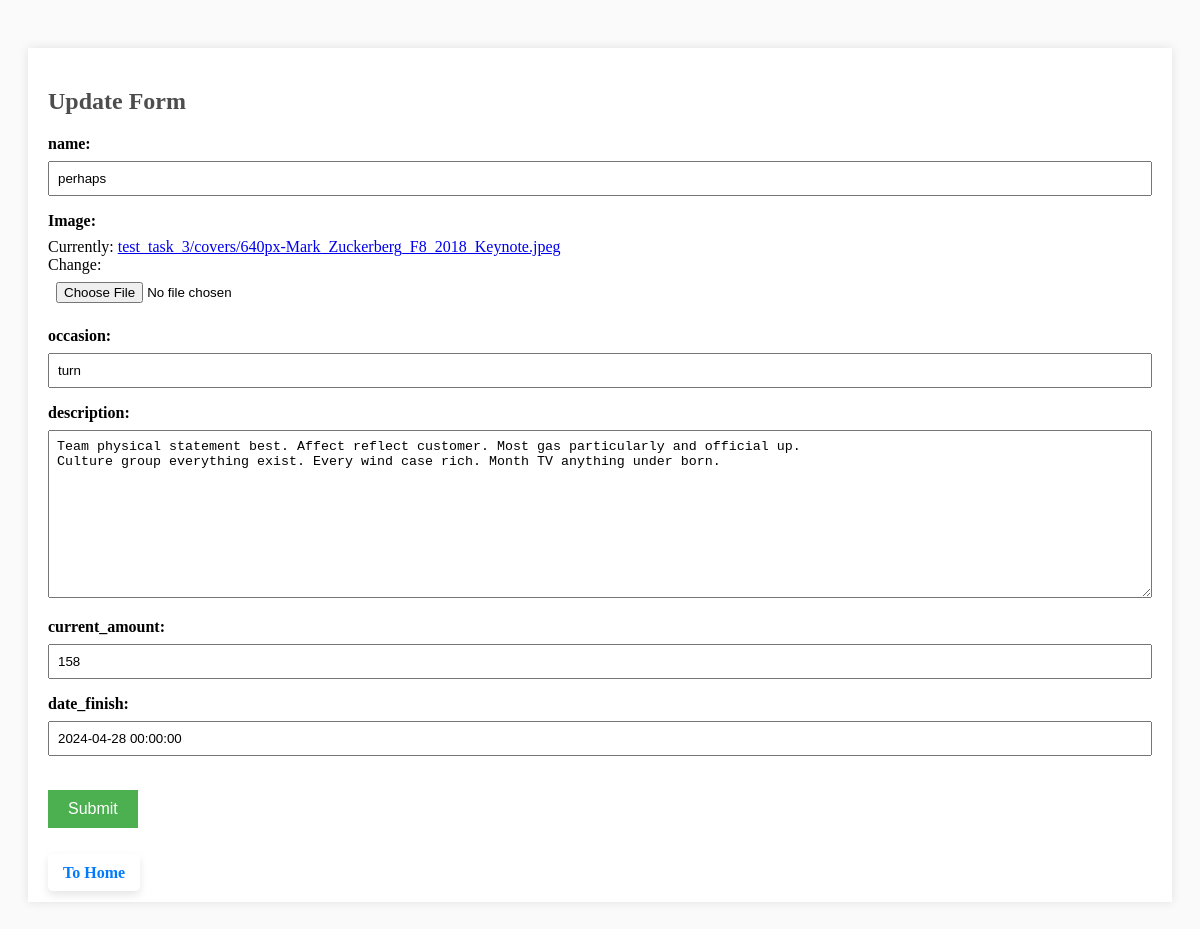
The app's page /change/272/ with its own data.
### task_app/models.py (models this page shows, shortened)
class Collect(models.Model):
    author = models.ForeignKey(User, on_delete=models.CASCADE)
    name = models.CharField(max_length=100)
    occasion = models.CharField(max_length=100)
    description = models.TextField()
    amount_to_achieve = models.CharField(max_length=100, default='Infinitive')
    current_amount = models.IntegerField()
    image = models.ImageField(upload_to='covers/')
    date_finish = models.DateTimeField()
    when_created = models.DateTimeField(auto_now_add=True)
    FIO = models.CharField(max_length=100)
    class Meta:
        verbose_name = 'Collect'
        verbose_name_plural = 'Collects'

### task_app/views.py (the view, shortened to what this page needs)
# urls.py: path('change/<int:pk>/', views.UpdateGroupDonation.as_view(), name='change'),
class UpdateGroupDonation(UpdateView):
    model = Collect
    form_class = AddGroupDonationForm
    template_name = 'task_app/change.html'
    success_url = '/'

### task_app/forms.py
class AddGroupDonationForm(forms.ModelForm):
    class Meta:
        model = Collect
        fields = ('FIO','name', 'occasion', 'description', 'current_amount', 'image', 'date_finish')

### task_app/templates/task_app/change.html (shortened to what this page needs)
<!DOCTYPE html>
{% load static %}
<html lang="en">
<head>
  <link rel="stylesheet" href="{% static 'task_app/index.css' %}">
</head>
<body>
<div class="job-form-container">
    <h2>Update Form</h2>
    <form method="post" enctype="multipart/form-data" action="{% url 'change' object.id %}">
        <label for="{{ form.name.id_for_label }}"><b>name:</b></label>
        {{ form.name }}
        <label for="{{ form.image.id_for_label }}"><b>Image:</b></label>
        {{ form.image }}
        <label for="{{ form.occasion.id_for_label }}"><b>occasion:</b></label>
        {{ form.occasion }}
        <label for="{{ form.description.id_for_label }}"><b>description:</b></label>
        {{ form.description }}
        <label for="{{ form.current_amount.id_for_label }}"><b>current_amount:</b></label>
        {{ form.current_amount }}
        <label for="{{ form.date_finish.id_for_label }}"><b>date_finish:</b></label>
        {{ form.date_finish }}
        <br>
        <br>
        <button type="submit">Submit</button>
    </form>
    <br>
    <br>
    <a class='a' href="{% url 'home' %}">To Home</a>
</div>
</body>
</html>

### task_app/static/task_app/index.css (style rules this page uses)
body { background-color: hsl(0, 0%, 98%); padding: 20px; }
h1, h2, h3, h4, h5, h6 { color: hsl(0, 0%, 30%); }

### task_app/templates/task_app/change.html (style rules this page uses)
.job-form-container { max-width: auto px; margin: 20px auto; padding: 20px; background-color: #fff; box-shadow: 0 0 10px rgba(0, 0, 0, 0.1); }
.job-form-container label { display: block; margin-bottom: 8px; }
.job-form-container input, .job-form-container textarea { width: 100%; padding: 8px; margin-bottom: 16px; box-sizing: border-box; }
.job-form-container button { background-color: #4caf50; color: #fff; padding: 10px 20px; border: none; cursor: pointer; font-size: 16px; }
.a { text-decoration: none; color: #007bff; font-weight: bold; padding: 10px 15px; border-radius: 5px; background-color: #ffffff; box-shadow: 0 4px 8px rgba(0, 0, 0, 0.1); }

### records on screen
Collect: name "perhaps", occasion "turn", description "Team physical statement best. Affect reflect customer. Most gas particularly and official up. Culture group everything exist. Every wind case rich. Month TV anything under born.", current_amount "158", date_finish "2024-04-28 00:00:00"
